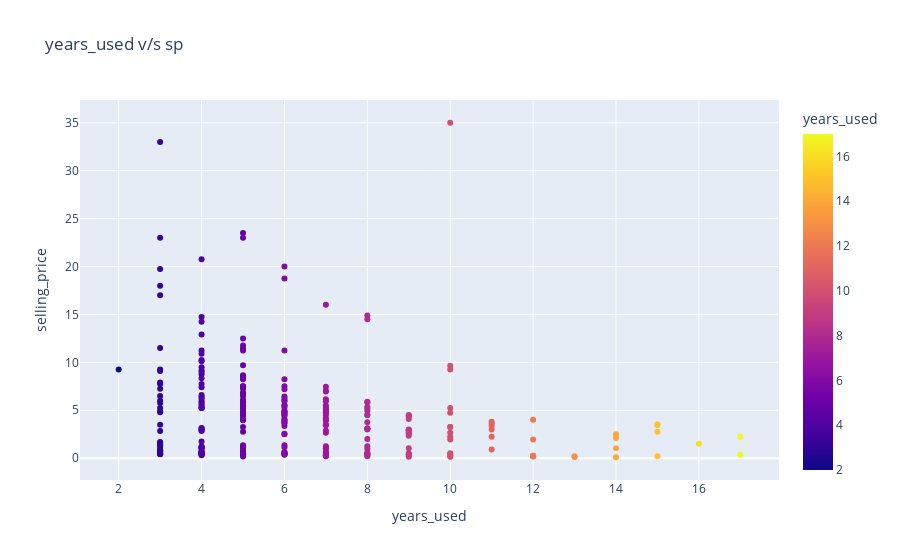

Notebook source saved alongside this figure:
### Markdown cell above
# 8. years_used v/s selling price .

### Code cell
px.scatter(data_frame = car,x = car['years_used'],y =  car['selling_price'],title = 'years_used v/s sp',color = 'years_used')
# higher the years_used lesser the selling price of vehicle would be .

### Figure 1 — Plotly figure (JSON) as saved in the notebook; plotly's stock layout.template omitted (floating-point values rounded to 4 significant figures; data arrays with more than 128 entries replaced by an {"elided": "..."} marker saying what was removed)
{"data": [{"hovertemplate": "years_used=%{marker.color}<br>selling_price=%{y}<extra></extra>", "legendgroup": "", "marker": {"color": {"elided": "299 int values"}, "coloraxis": "coloraxis", "symbol": "circle"}, "mode": "markers", "name": "", "showlegend": false, "type": "scatter", "x": {"elided": "299 int values"}, "xaxis": "x", "y": {"elided": "299 float values"}, "yaxis": "y"}], "layout": {"coloraxis": {"colorbar": {"title": {"text": "years_used"}}, "colorscale": [[0, "#0d0887"], [0.1111, "#46039f"], [0.2222, "#7201a8"], [0.3333, "#9c179e"], [0.4444, "#bd3786"], [0.5556, "#d8576b"], [0.6667, "#ed7953"], [0.7778, "#fb9f3a"], [0.8889, "#fdca26"], [1, "#f0f921"]]}, "legend": {"tracegroupgap": 0}, "title": {"text": "years_used v/s sp"}, "xaxis": {"anchor": "y", "domain": [0, 1], "title": {"text": "years_used"}}, "yaxis": {"anchor": "x", "domain": [0, 1], "title": {"text": "selling_price"}}}}
